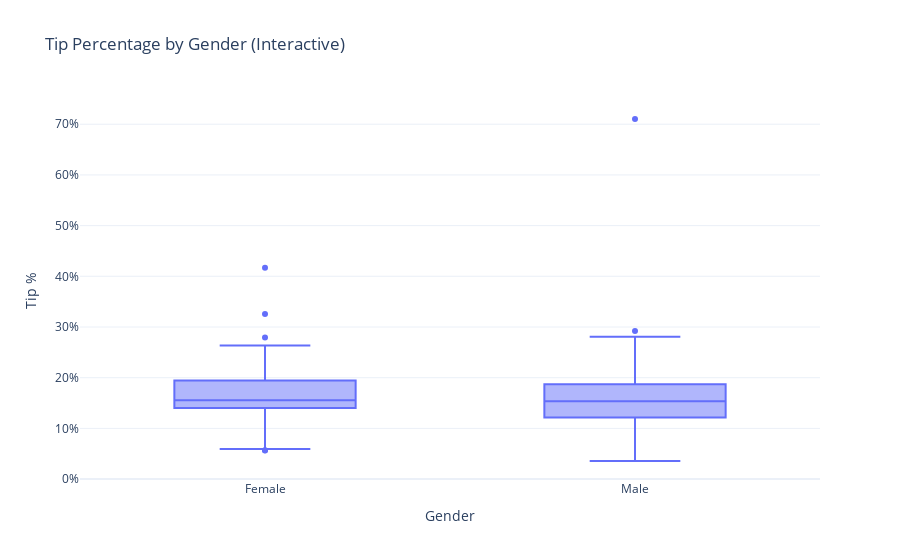

Here is the notebook cell this chart was saved with:
### Code cell
import plotly.express as px
import pandas as pd
import os

# If you already have df in memory, skip this load:
# df = pd.read_csv("../data/processed/tips_cleaned.csv")

# Interactive boxplot (hover to see values, zoom/pan)
fig = px.box(
    df,
    x="gender",
    y="tip_pct",
    points="outliers",          # show outlier points (use "all" to show every point)
    title="Tip Percentage by Gender (Interactive)",
)

# Nice labels + percent formatting
fig.update_layout(
    xaxis_title="Gender",
    yaxis_title="Tip %",
    template="plotly_white",
)
fig.update_yaxes(tickformat=".0%")   # show as percent

fig.show()

### Figure 1 — Plotly figure (JSON) as saved in the notebook; plotly's stock layout.template omitted (floating-point values rounded to 4 significant figures; data arrays with more than 128 entries replaced by an {"elided": "..."} marker saying what was removed)
{"data": [{"alignmentgroup": "True", "boxpoints": "outliers", "hovertemplate": "gender=%{x}<br>tip_pct=%{y}<extra></extra>", "legendgroup": "", "marker": {"color": "#636efa"}, "name": "", "notched": false, "offsetgroup": "", "orientation": "v", "showlegend": false, "type": "box", "x": {"elided": "244 str values"}, "x0": " ", "xaxis": "x", "y": {"elided": "244 float values"}, "y0": " ", "yaxis": "y"}], "layout": {"boxmode": "group", "legend": {"tracegroupgap": 0}, "title": {"text": "Tip Percentage by Gender (Interactive)"}, "xaxis": {"anchor": "y", "domain": [0, 1], "title": {"text": "Gender"}}, "yaxis": {"anchor": "x", "domain": [0, 1], "tickformat": ".0%", "title": {"text": "Tip %"}}}}
